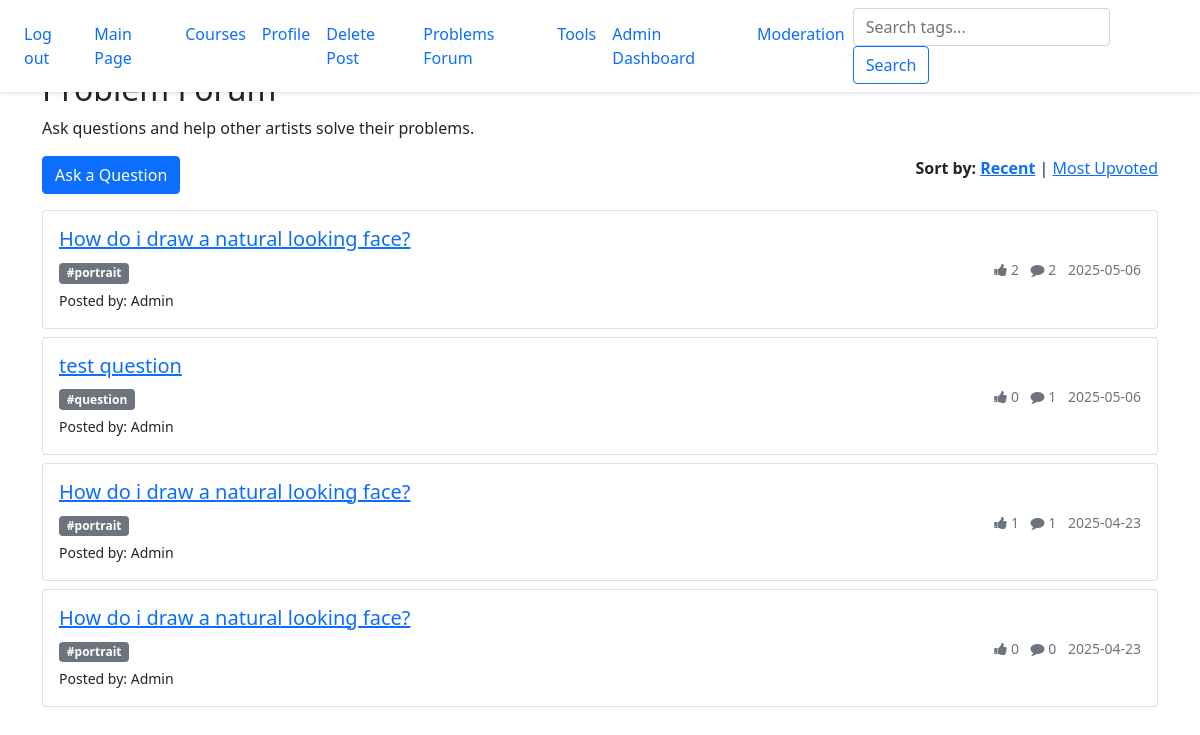
Screenshot of /main/problems (signed in) with the database file from the repository.
### website/models.py (models this page shows, shortened)
class Problem(db.Model):
    id = db.Column(db.Integer, primary_key=True)
    title = db.Column(db.String(200), nullable=False)
    description = db.Column(db.Text)
    image_url = db.Column(db.String(300), nullable=True)
    is_approved = db.Column(db.Boolean, default=False)
    timestamp = db.Column(db.DateTime, default=datetime.utcnow)
    user_id = db.Column(db.Integer, db.ForeignKey('user.id'), nullable=False)
    user = db.relationship('User', backref='problems')
    tags = db.relationship('Tag', secondary=problem_tags, backref='problems')
    upvotes = db.relationship('ProblemUpvote', backref='problem', lazy='dynamic')
    comments = db.relationship('ProblemComment', backref='problem', lazy='dynamic')

class Tag(db.Model):
    id = db.Column(db.Integer, primary_key=True)
    name = db.Column(db.String(50), unique=True, nullable=False)

class User(db.Model, UserMixin):
    id = db.Column(db.Integer, primary_key = True)
    email = db.Column(db.String(150), unique = True)
    password = db.Column(db.String(150))
    posts = db.relationship('Posts', backref='author', lazy=True) # user's posts
    username = db.Column(db.String(150), unique=True, nullable=False)  # renamed from first_name
    user_image = db.Column(db.String(300), nullable=True)  # path to profile image
    is_admin = db.Column(db.Boolean, default=False) # check to see if this is an admin or not
    lesson_progress = db.relationship('LessonProgress', backref='user', lazy=True) #user's lesson progress, tracked by watching the tutorial video in the lesson

### website/views.py (the view)
@views.route('/main/problems')  # problems forum
@login_required
def problems():
    sort_by = request.args.get('sort_by', 'recent')  # Default sort by recent
    approved_problems = Problem.query.filter_by(is_approved=True).all()
    if sort_by == 'upvotes':
        approved_problems.sort(key=lambda problem: calculate_problem_score(problem), reverse=True)
    else:  #default to sorting by recent
        approved_problems.sort(key=lambda problem: problem.timestamp, reverse=True)
    return render_template("problems.html", problems=approved_problems, sort_by=sort_by)

### website/__init__.py (called while the page is built)
def create_app():
    app = Flask(__name__)
    app.config['SECRET_KEY'] = 'touplis' #secret key for dev only
    app.config['SQLALCHEMY_DATABASE_URI'] = f'sqlite:///{DB_NAME}'
    db.init_app(app)
    migrate.init_app(app, db)
    from .views import views
    from .auth import auth
    from .admin import admin
    app.register_blueprint(views, url_prefix='/')
    app.register_blueprint(auth, url_prefix='/')
    app.register_blueprint(admin)
    from .models import User, Posts, Course
    login_manager = LoginManager()
    login_manager.login_view = 'auth.login'
    login_manager.init_app(app)
    @login_manager.user_loader
    def load_user(id):
        return User.query.get(int(id))
    @app.context_processor
    def inject_user():
        return dict(user=current_user)
    create_database(app)
    return app

### website/templates/problems.html (shortened to what this page needs)
{% extends "base.html" %}
{% block content %}
<h2>Problem Forum</h2>
<p>Ask questions and help other artists solve their problems.</p>
<div class="row mb-3">
  <div class="col-md-6">
    <a href="{{ url_for('views.create_problem') }}" class="btn btn-primary">Ask a Question</a>
  </div>
  <div class="col-md-6 text-right">
    <strong>Sort by:</strong>
    <a href="{{ url_for('views.problems', sort_by='recent') }}"
       class="{{ 'font-weight-bold' if sort_by == 'recent' else '' }}">Recent</a> |
    <a href="{{ url_for('views.problems', sort_by='upvotes') }}"
       class="{{ 'font-weight-bold' if sort_by == 'upvotes' else '' }}">Most Upvoted</a>
  </div>
</div>
<div class="problems-list">
  {% for problem in problems %}
    <div class="card mb-2" style="max-height: 150px; overflow: hidden;">
      <div class="card-body p-3">
        <h5>
          <a href="{{ url_for('views.problem_detail', problem_id=problem.id) }}">{{ problem.title }}</a>
        </h5>
        <div class="d-flex justify-content-between">
          <div>
            {% for tag in problem.tags %}
              <span class="badge badge-secondary">#{{ tag.name }}</span>
            {% endfor %}
          </div>
          <small class="text-muted">
            <i class="fa fa-thumbs-up"></i> {{ problem.upvotes.count() }}
            <i class="fa fa-comment ml-2"></i> {{ problem.comments.count() }}
            <span class="ml-2">{{ problem.timestamp.strftime('%Y-%m-%d') }}</span>
          </small>
        </div>
        <div class="mt-1">
          <small>Posted by: {{ problem.user.username }}</small>
        </div>
      </div>
    </div>
  {% else %}
    <p class="text-center">No problems posted yet. Be the first to ask a question!</p>
  {% endfor %}
</div>
{% endblock %}

### website/templates/base.html (style rules this page uses)
body { padding-top: 70px; }

### rows the page displays
Problem: title "How do i draw a natural looking face?", upvotes.count "2", comments.count "2", timestamp "2025-05-06", user.username "Admin"
Tag: name "portrait"
Problem: title "test question", upvotes.count "0", comments.count "1", timestamp "2025-05-06", user.username "Admin"
Tag: name "question"
Problem: title "How do i draw a natural looking face?", upvotes.count "1", comments.count "1", timestamp "2025-04-23", user.username "Admin"
Problem: title "How do i draw a natural looking face?", upvotes.count "0", comments.count "0", timestamp "2025-04-23", user.username "Admin"
